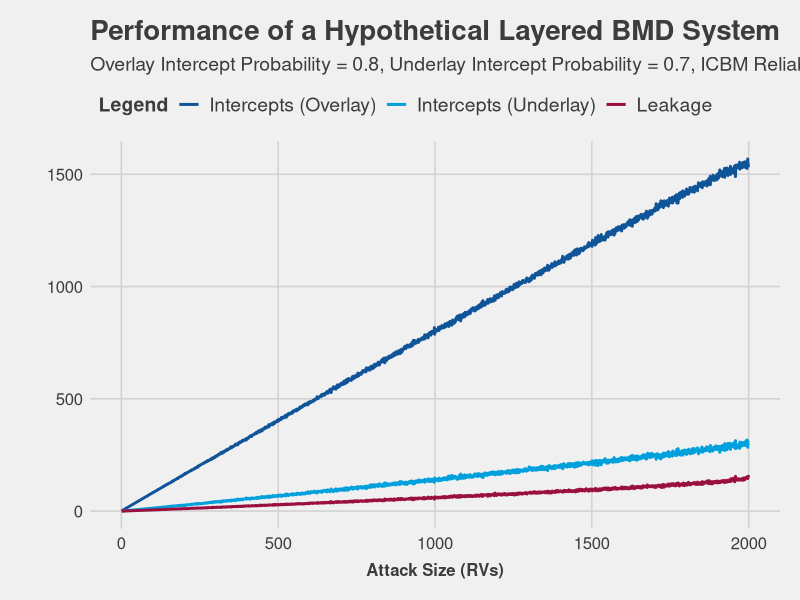
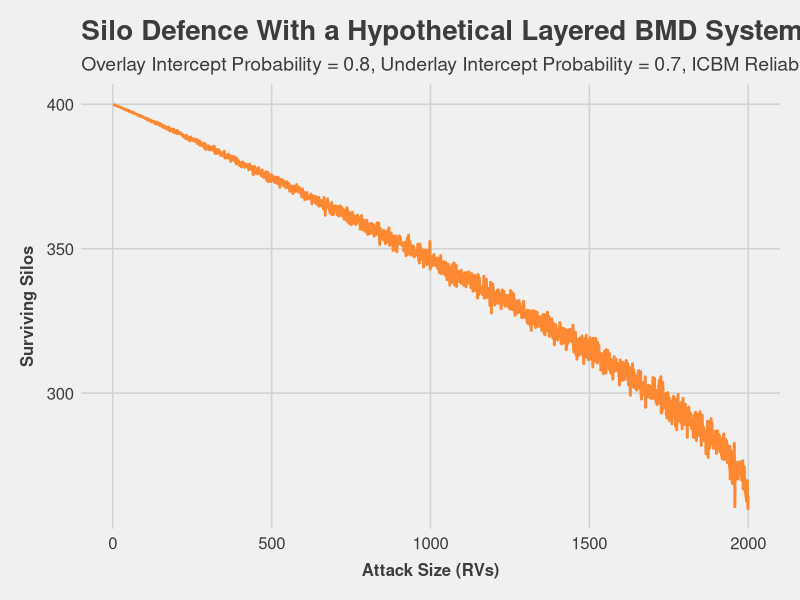
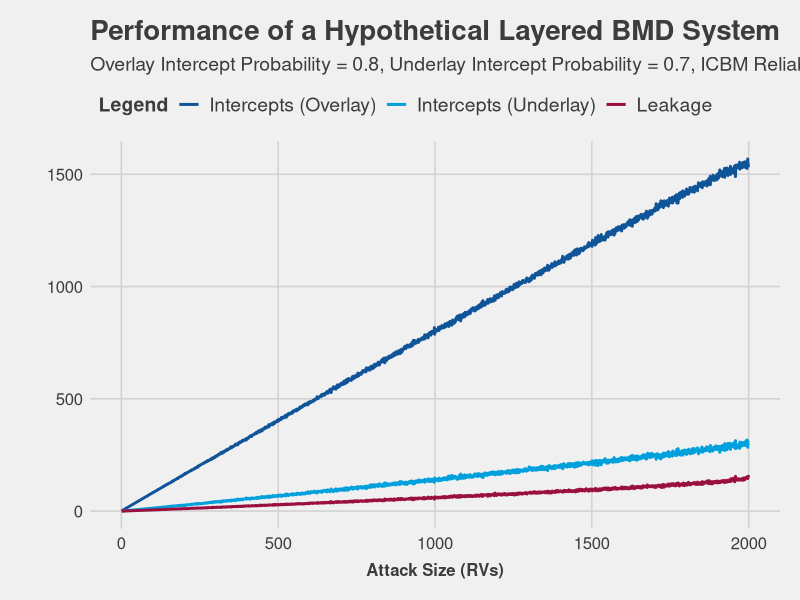
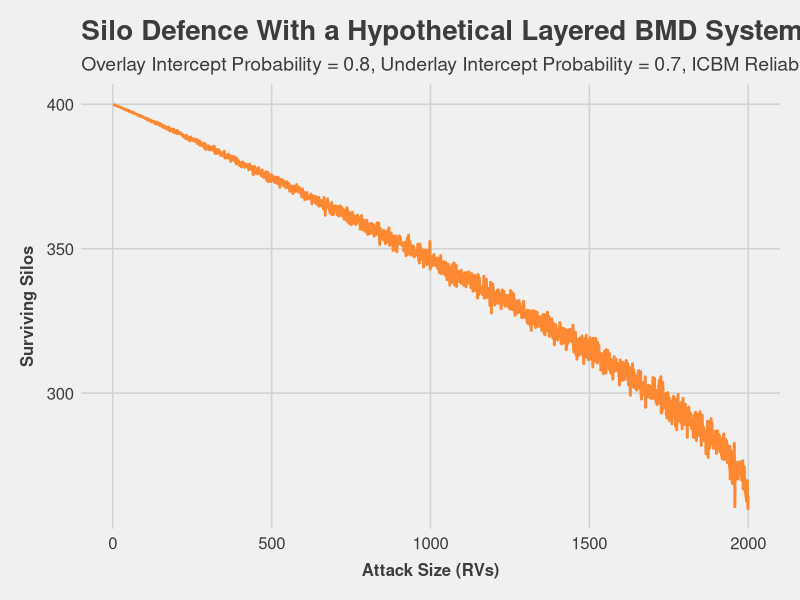

Write the R code that produced these figures, in order.
library(ggplot2)
library(ggthemes)
library(dplyr)
set.seed(123)

# Extra tweaks for plotting
plot_theme <- theme(
    plot.title = element_text(
        size = 20, face = "bold", hjust = 0,
        margin = margin(b = 0.25, unit = "cm")),
    plot.subtitle = element_text(
        size = 14, hjust = 0),
    axis.title.x = element_text(
        size = 12, face = "bold", angle = 0,
        margin = margin(t = 0.25, unit = "cm")),
    axis.title.y = element_text(
        size = 12, face = "bold", angle = 90,
        margin = margin(r = 0.25, unit = "cm")),
    axis.text = element_text(
        size = 12),
    legend.title = element_text(
        size = 14, face = "bold"),
    legend.text = element_text(
        size = 14),
    legend.position = "top",
    legend.justification = "left"
)

# Layered defence
layered_defence <- function(p_over, p_under, p_k, silos, attack_size) { # nolint
    # Generate sequence of decreasing probabilities
    overlay_probs <- rnorm(attack_size, p_over, 0.01) %>%
        sort(decreasing = TRUE)
    underlay_probs <- rnorm(attack_size, p_under, 0.01) %>%
        sort(decreasing = TRUE)

    # Pre-allocate space
    overlay_int <- double(attack_size)
    overlay_leak <- double(attack_size)
    underlay_int <- double(attack_size)
    underlay_leak <- double(attack_size)
    surviving_silos <- double(attack_size)

    # Simulate the attack
    for (i in 1:attack_size) {
        prob_int_overlay <- rnorm(1, overlay_probs[i], 0.005)
        prob_int_underlay <- rnorm(1, underlay_probs[i], 0.005)

        overlay_int[i] <- i * prob_int_overlay
        overlay_leak[i] <- i - overlay_int[i]

        underlay_int[i] <- overlay_leak[i] * prob_int_underlay
        underlay_leak[i] <- overlay_leak[i] - underlay_int[i]

        surviving_silos[i] <- silos - underlay_leak[i] * p_k
    }
    results <- tibble( # nolint
        rvs = seq(1, attack_size),
        overlay = overlay_int,
        underlay = underlay_int,
        leakage = underlay_leak,
        survival = surviving_silos
    )
}

layered_perf <- layered_defence(0.8, 0.7, 0.9, 400, 2000)

colors_2 <- c(
    "Intercepts (Overlay)" = "#0F5499",
    "Intercepts (Underlay)" = "#00A0DD",
    "Leakage" = "#990F3D"
)

layered_perf_chart <- ggplot(
    data = layered_perf,
    aes(x = rvs)
) +
    geom_line(
        aes(y = overlay, color = "Intercepts (Overlay)"),
        linewidth = 1.0
) +
    geom_line(
        aes(y = underlay, color = "Intercepts (Underlay)"),
        linewidth = 1.0
) +
    geom_line(
        aes(y = leakage, color = "Leakage"),
        linewidth = 1.0
) +
    labs(
        x = "Attack Size (RVs)",
        y = "",
        title = "Performance of a Hypothetical Layered BMD System",
        subtitle = "Overlay Intercept Probability = 0.8, Underlay Intercept Probability = 0.7, ICBM Reliability = 0.9", # nolint
        color = "Legend"
) +
    scale_color_manual(
        values = colors_2
) +
    theme_fivethirtyeight() +
    plot_theme

print(layered_perf_chart)

layered_silos_chart <- ggplot(
    data = layered_perf,
    aes(x = rvs, y = survival)
) +
    geom_line(
        colour = "#FF8833",
        linewidth = 1.0
) +
    labs(
        x = "Attack Size (RVs)",
        y = "Surviving Silos",
        title = "Silo Defence With a Hypothetical Layered BMD System",
        subtitle = "Overlay Intercept Probability = 0.8, Underlay Intercept Probability = 0.7, ICBM Reliability = 0.9" # nolint
) +
    theme_fivethirtyeight() +
    plot_theme

print(layered_silos_chart)

ggsave(
    "layered_perf.png",
    layered_perf_chart,
    device = "png",
    path = "~/documents/coding/R/missile-defence/assets"
)

ggsave(
    "layered_silos.png",
    layered_silos_chart,
    device = "png",
    path = "~/documents/coding/R/missile-defence/assets"
)